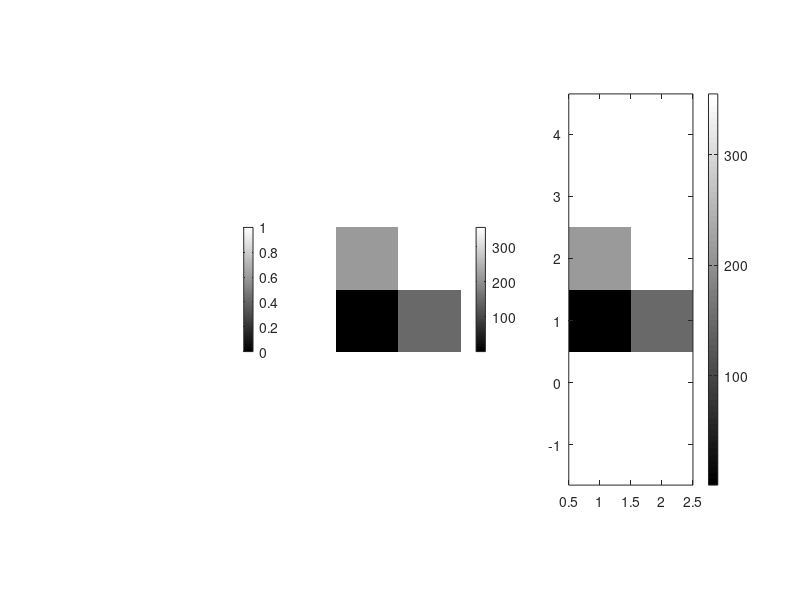

The MATLAB source for this figure:
clear;
close all;
clc;

%% fprintf() is a function that allows you to print formatted data to the command window.
a = 1;
fprintf('%d\n',a);

%% Different ways to display the matrix A as an image
A = 1*[[1,145];
     [212,355]];

% 1. Using imshow(A) with default settings, displaying only [0,1] values
figure;
subplot(1,3,1);
imshow(A);
set(gca, 'YDir', 'normal')
colormap("gray");
colorbar;

% 2. Using imshow(A,[]) to display the full range of values in A
subplot(1,3,2);
imshow(A, []);
set(gca, 'YDir', 'normal')
colormap("gray");
colorbar;


% 3. Using imagesc(A) to display the full range of values in A
subplot(1,3,3);
imagesc(A);
set(gca, 'YDir', 'normal')
axis equal tight;
colormap("gray");
colorbar;
